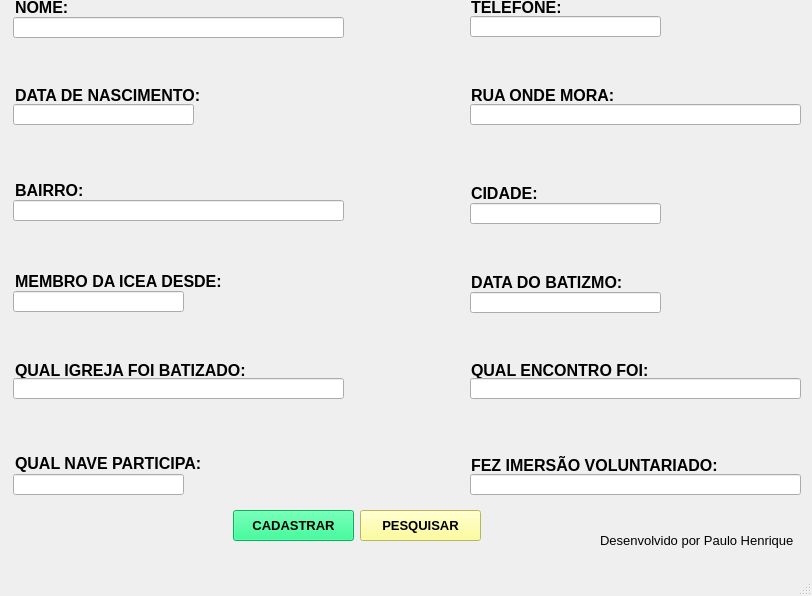
<?xml version="1.0" encoding="UTF-8"?>
<ui version="4.0">
 <class>MainWindow</class>
 <widget class="QMainWindow" name="MainWindow">
  <property name="geometry">
   <rect>
    <x>0</x>
    <y>0</y>
    <width>812</width>
    <height>596</height>
   </rect>
  </property>
  <property name="windowTitle">
   <string>MainWindow</string>
  </property>
  <widget class="QWidget" name="centralwidget">
   <widget class="QLabel" name="label_3">
    <property name="geometry">
     <rect>
      <x>15</x>
      <y>-2</y>
      <width>54</width>
      <height>19</height>
     </rect>
    </property>
    <property name="font">
     <font>
      <pointsize>12</pointsize>
      <weight>75</weight>
      <bold>true</bold>
     </font>
    </property>
    <property name="text">
     <string>NOME:</string>
    </property>
   </widget>
   <widget class="QLabel" name="label_4">
    <property name="geometry">
     <rect>
      <x>471</x>
      <y>-2</y>
      <width>89</width>
      <height>19</height>
     </rect>
    </property>
    <property name="font">
     <font>
      <pointsize>12</pointsize>
      <weight>75</weight>
      <bold>true</bold>
     </font>
    </property>
    <property name="text">
     <string>TELEFONE:</string>
    </property>
   </widget>
   <widget class="QLabel" name="label_5">
    <property name="geometry">
     <rect>
      <x>15</x>
      <y>86</y>
      <width>196</width>
      <height>19</height>
     </rect>
    </property>
    <property name="font">
     <font>
      <pointsize>12</pointsize>
      <weight>75</weight>
      <bold>true</bold>
     </font>
    </property>
    <property name="text">
     <string>DATA DE NASCIMENTO:</string>
    </property>
   </widget>
   <widget class="QLabel" name="label_14">
    <property name="geometry">
     <rect>
      <x>471</x>
      <y>86</y>
      <width>148</width>
      <height>19</height>
     </rect>
    </property>
    <property name="font">
     <font>
      <pointsize>12</pointsize>
      <weight>75</weight>
      <bold>true</bold>
     </font>
    </property>
    <property name="text">
     <string>RUA ONDE MORA:</string>
    </property>
   </widget>
   <widget class="QLabel" name="label_6">
    <property name="geometry">
     <rect>
      <x>15</x>
      <y>181</y>
      <width>72</width>
      <height>19</height>
     </rect>
    </property>
    <property name="font">
     <font>
      <pointsize>12</pointsize>
      <weight>75</weight>
      <bold>true</bold>
     </font>
    </property>
    <property name="text">
     <string>BAIRRO:</string>
    </property>
   </widget>
   <widget class="QLabel" name="label_7">
    <property name="geometry">
     <rect>
      <x>471</x>
      <y>184</y>
      <width>70</width>
      <height>19</height>
     </rect>
    </property>
    <property name="font">
     <font>
      <pointsize>12</pointsize>
      <weight>75</weight>
      <bold>true</bold>
     </font>
    </property>
    <property name="text">
     <string>CIDADE:</string>
    </property>
   </widget>
   <widget class="QLabel" name="label_8">
    <property name="geometry">
     <rect>
      <x>15</x>
      <y>272</y>
      <width>212</width>
      <height>19</height>
     </rect>
    </property>
    <property name="font">
     <font>
      <pointsize>12</pointsize>
      <weight>75</weight>
      <bold>true</bold>
     </font>
    </property>
    <property name="text">
     <string>MEMBRO DA ICEA DESDE:</string>
    </property>
   </widget>
   <widget class="QLabel" name="label_15">
    <property name="geometry">
     <rect>
      <x>471</x>
      <y>273</y>
      <width>164</width>
      <height>19</height>
     </rect>
    </property>
    <property name="font">
     <font>
      <pointsize>12</pointsize>
      <weight>75</weight>
      <bold>true</bold>
     </font>
    </property>
    <property name="text">
     <string>DATA DO BATIZMO:</string>
    </property>
   </widget>
   <widget class="QLabel" name="label_16">
    <property name="geometry">
     <rect>
      <x>471</x>
      <y>361</y>
      <width>181</width>
      <height>19</height>
     </rect>
    </property>
    <property name="font">
     <font>
      <pointsize>12</pointsize>
      <weight>75</weight>
      <bold>true</bold>
     </font>
    </property>
    <property name="text">
     <string>QUAL ENCONTRO FOI:</string>
    </property>
   </widget>
   <widget class="QLabel" name="label_9">
    <property name="geometry">
     <rect>
      <x>15</x>
      <y>361</y>
      <width>283</width>
      <height>19</height>
     </rect>
    </property>
    <property name="font">
     <font>
      <pointsize>12</pointsize>
      <weight>75</weight>
      <bold>true</bold>
     </font>
    </property>
    <property name="text">
     <string>QUAL IGREJA FOI BATIZADO:</string>
    </property>
   </widget>
   <widget class="QLabel" name="label_17">
    <property name="geometry">
     <rect>
      <x>471</x>
      <y>456</y>
      <width>256</width>
      <height>19</height>
     </rect>
    </property>
    <property name="font">
     <font>
      <pointsize>12</pointsize>
      <weight>75</weight>
      <bold>true</bold>
     </font>
    </property>
    <property name="text">
     <string>FEZ IMERSÃO VOLUNTARIADO:</string>
    </property>
   </widget>
   <widget class="QLabel" name="label_10">
    <property name="geometry">
     <rect>
      <x>15</x>
      <y>454</y>
      <width>200</width>
      <height>19</height>
     </rect>
    </property>
    <property name="font">
     <font>
      <pointsize>12</pointsize>
      <weight>75</weight>
      <bold>true</bold>
     </font>
    </property>
    <property name="text">
     <string>QUAL NAVE PARTICIPA:</string>
    </property>
   </widget>
   <widget class="QLineEdit" name="txtBairro">
    <property name="geometry">
     <rect>
      <x>13</x>
      <y>200</y>
      <width>331</width>
      <height>21</height>
     </rect>
    </property>
    <property name="font">
     <font>
      <family>Arial</family>
      <pointsize>10</pointsize>
     </font>
    </property>
   </widget>
   <widget class="QLineEdit" name="txtDataNascimento">
    <property name="geometry">
     <rect>
      <x>13</x>
      <y>104</y>
      <width>181</width>
      <height>21</height>
     </rect>
    </property>
    <property name="font">
     <font>
      <family>Arial</family>
      <pointsize>10</pointsize>
     </font>
    </property>
   </widget>
   <widget class="QLineEdit" name="txtNave">
    <property name="geometry">
     <rect>
      <x>13</x>
      <y>474</y>
      <width>171</width>
      <height>21</height>
     </rect>
    </property>
    <property name="font">
     <font>
      <family>Arial</family>
      <pointsize>10</pointsize>
     </font>
    </property>
   </widget>
   <widget class="QLineEdit" name="txtIgrejaBatizmo">
    <property name="geometry">
     <rect>
      <x>13</x>
      <y>378</y>
      <width>331</width>
      <height>21</height>
     </rect>
    </property>
    <property name="font">
     <font>
      <family>Arial</family>
      <pointsize>10</pointsize>
      <weight>50</weight>
      <bold>false</bold>
     </font>
    </property>
   </widget>
   <widget class="QLineEdit" name="txtDataMembro">
    <property name="geometry">
     <rect>
      <x>13</x>
      <y>291</y>
      <width>171</width>
      <height>21</height>
     </rect>
    </property>
    <property name="font">
     <font>
      <family>Arial</family>
      <pointsize>10</pointsize>
     </font>
    </property>
   </widget>
   <widget class="QLineEdit" name="txtTelefone">
    <property name="geometry">
     <rect>
      <x>470</x>
      <y>16</y>
      <width>191</width>
      <height>21</height>
     </rect>
    </property>
    <property name="font">
     <font>
      <family>Arial</family>
      <pointsize>10</pointsize>
     </font>
    </property>
   </widget>
   <widget class="QLineEdit" name="txtRua">
    <property name="geometry">
     <rect>
      <x>470</x>
      <y>104</y>
      <width>331</width>
      <height>21</height>
     </rect>
    </property>
    <property name="font">
     <font>
      <family>Arial</family>
      <pointsize>10</pointsize>
     </font>
    </property>
   </widget>
   <widget class="QLineEdit" name="txtCidade">
    <property name="geometry">
     <rect>
      <x>470</x>
      <y>203</y>
      <width>191</width>
      <height>21</height>
     </rect>
    </property>
    <property name="font">
     <font>
      <family>Arial</family>
      <pointsize>10</pointsize>
     </font>
    </property>
   </widget>
   <widget class="QLineEdit" name="txtDataBatizmo">
    <property name="geometry">
     <rect>
      <x>470</x>
      <y>292</y>
      <width>191</width>
      <height>21</height>
     </rect>
    </property>
    <property name="font">
     <font>
      <family>Arial</family>
      <pointsize>10</pointsize>
     </font>
    </property>
   </widget>
   <widget class="QLineEdit" name="txtEncontro">
    <property name="geometry">
     <rect>
      <x>470</x>
      <y>378</y>
      <width>331</width>
      <height>21</height>
     </rect>
    </property>
    <property name="font">
     <font>
      <family>Arial</family>
      <pointsize>10</pointsize>
     </font>
    </property>
   </widget>
   <widget class="QLineEdit" name="txtVoluntariado">
    <property name="geometry">
     <rect>
      <x>470</x>
      <y>474</y>
      <width>331</width>
      <height>21</height>
     </rect>
    </property>
    <property name="font">
     <font>
      <family>Arial</family>
      <pointsize>10</pointsize>
     </font>
    </property>
   </widget>
   <widget class="QPushButton" name="btnCadastrar">
    <property name="geometry">
     <rect>
      <x>233</x>
      <y>510</y>
      <width>121</width>
      <height>31</height>
     </rect>
    </property>
    <property name="font">
     <font>
      <pointsize>10</pointsize>
      <weight>75</weight>
      <bold>true</bold>
     </font>
    </property>
    <property name="styleSheet">
     <string notr="true">background-color: rgb(0, 255, 127);</string>
    </property>
    <property name="text">
     <string>CADASTRAR</string>
    </property>
   </widget>
   <widget class="QPushButton" name="btnPesquisar">
    <property name="geometry">
     <rect>
      <x>360</x>
      <y>510</y>
      <width>121</width>
      <height>31</height>
     </rect>
    </property>
    <property name="font">
     <font>
      <pointsize>10</pointsize>
      <weight>75</weight>
      <bold>true</bold>
     </font>
    </property>
    <property name="styleSheet">
     <string notr="true">background-color: rgb(0, 255, 127);
background-color: rgb(255, 255, 127);</string>
    </property>
    <property name="text">
     <string>PESQUISAR</string>
    </property>
   </widget>
   <widget class="QLabel" name="label">
    <property name="geometry">
     <rect>
      <x>600</x>
      <y>530</y>
      <width>201</width>
      <height>21</height>
     </rect>
    </property>
    <property name="font">
     <font>
      <pointsize>10</pointsize>
      <weight>50</weight>
      <bold>false</bold>
     </font>
    </property>
    <property name="text">
     <string>Desenvolvido por Paulo Henrique</string>
    </property>
   </widget>
   <widget class="QLineEdit" name="txtNome">
    <property name="geometry">
     <rect>
      <x>13</x>
      <y>17</y>
      <width>331</width>
      <height>21</height>
     </rect>
    </property>
    <property name="font">
     <font>
      <family>Arial</family>
      <pointsize>10</pointsize>
      <weight>50</weight>
      <italic>false</italic>
      <bold>false</bold>
     </font>
    </property>
   </widget>
  </widget>
  <widget class="QMenuBar" name="menubar">
   <property name="geometry">
    <rect>
     <x>0</x>
     <y>0</y>
     <width>812</width>
     <height>21</height>
    </rect>
   </property>
  </widget>
  <widget class="QStatusBar" name="statusbar"/>
 </widget>
 <tabstops>
  <tabstop>txtNome</tabstop>
  <tabstop>txtTelefone</tabstop>
  <tabstop>txtDataNascimento</tabstop>
  <tabstop>txtRua</tabstop>
  <tabstop>txtBairro</tabstop>
  <tabstop>txtCidade</tabstop>
  <tabstop>txtDataMembro</tabstop>
  <tabstop>txtDataBatizmo</tabstop>
  <tabstop>txtIgrejaBatizmo</tabstop>
  <tabstop>txtEncontro</tabstop>
  <tabstop>txtNave</tabstop>
  <tabstop>txtVoluntariado</tabstop>
  <tabstop>btnCadastrar</tabstop>
  <tabstop>btnPesquisar</tabstop>
 </tabstops>
 <resources/>
 <connections/>
</ui>
